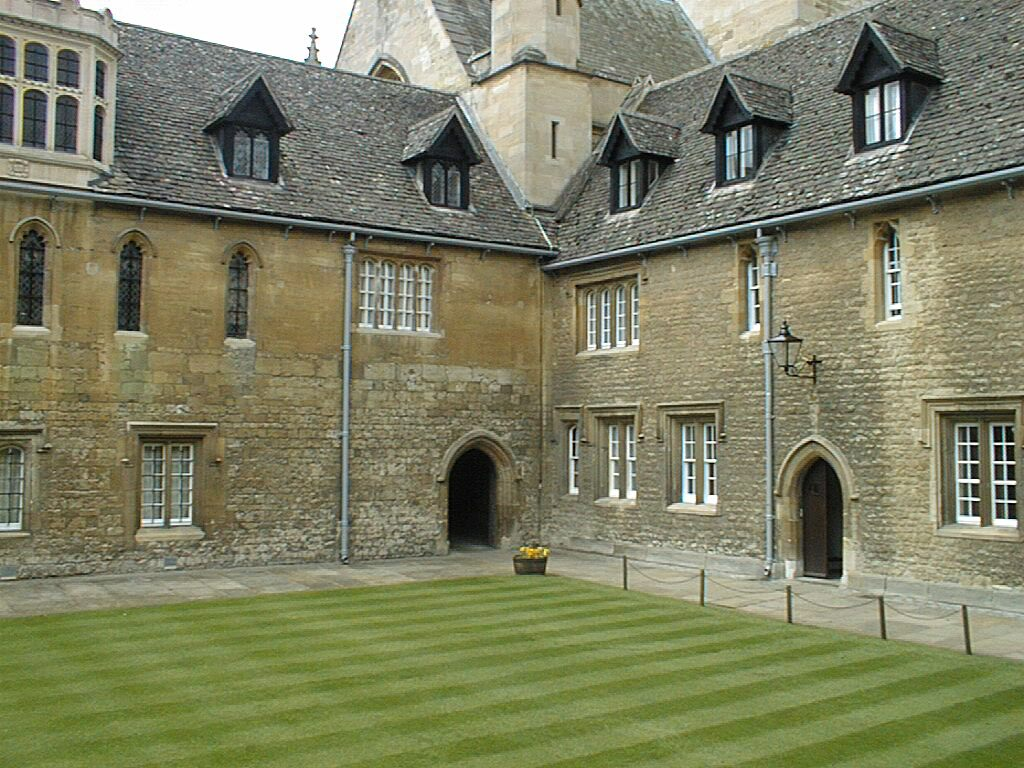
#> input picture Chapter 5/images/003.jpg, 1024 x 768 px, given in place of empire.jpg, which was not available
$ jupyter execute Ch12.ipynb
#> lines starting #> are read from the running program, lines starting #| are printed output that depends on the picture; pictures that were not available may be replaced by others from this repository, and a replacement may not be noted
[cell 1]
from PIL import Image
from pylab import *
# import matplotlib.pyplot as pl
# read image to array
im = array(Image.open('../data/empire.jpg'))
#> im is the input picture: shape (768, 1024, 3); mean R, G, B 125.6, 128, 98.5
# plot the image
imshow(im)
# some points
x = [100,100,400,400]
y = [200,500,200,500]
# plot the points with red star-markers
plot(x,y,'r*')
# line plot connecting the first two points
plot(x[:2],y[:2])
# add title and show the plot
title('Plotting: "empire.jpg"')
show()
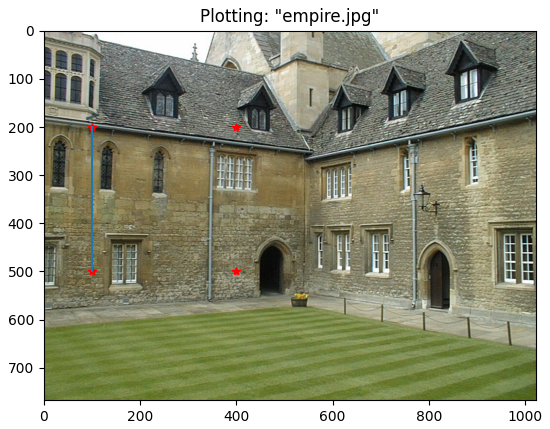
#> figure drawn by matplotlib, 1 panel
#plot(x,y) # default blue solid line
#plot(x,y,’r*’) # red star-markers
#plot(x,y,’go-’) # green line with circle-markers
#plot(x,y,’ks:’) # black dotted line with square-markers

[cell 2]
# read image to array
im = array(Image.open('../data/empire.jpg').convert('L'))
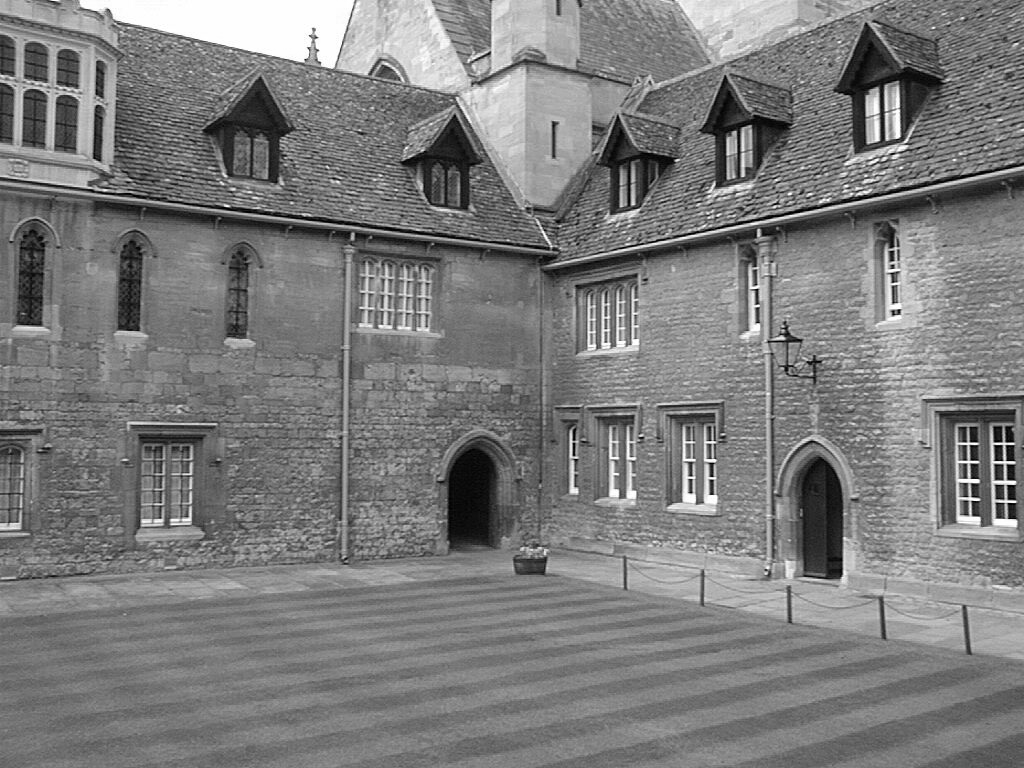
#> im: shape (768, 1024); min 0, max 255, mean 123.9
# create a new figure
figure()
# don’t use colors
gray()
imshow(im)
figure()
# show contours with origin upper left corner
contour(im, origin='image')
axis('equal')
axis('off')
show()
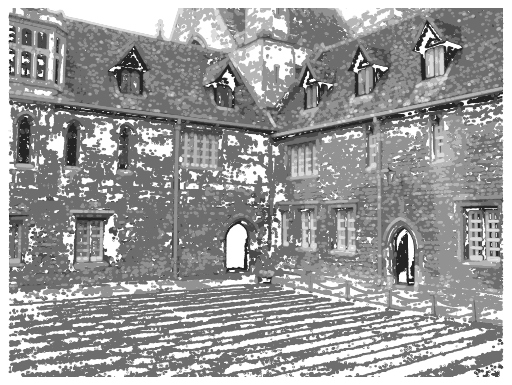
#> figure drawn by matplotlib, 1 panel

[cell 3]
figure()
hist(im.flatten(),128)
show()
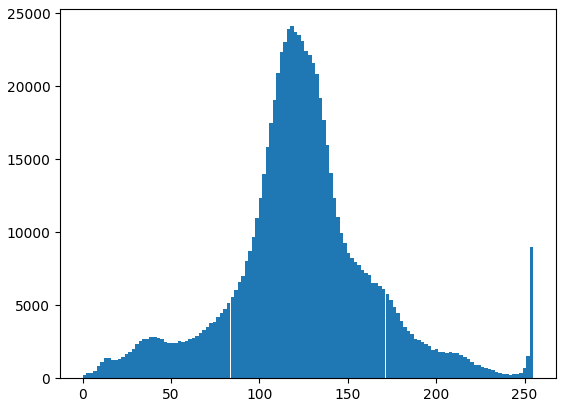
#> figure drawn by matplotlib, 1 panel; tallest bar 24101 high, from x = 117.5 to 119.5
